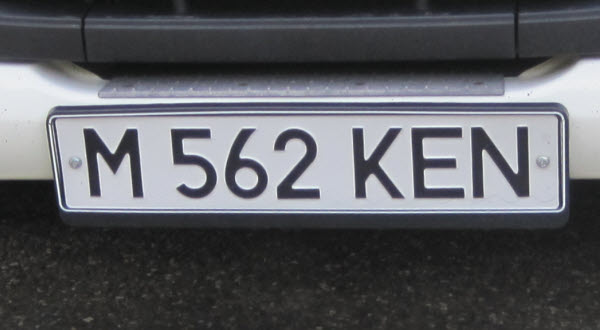
%> input picture vehicle-number-plate-detection-Final/image6.jpg, 600 x 330 px
$ octave Plate_detection.m   (GNU Octave 9; MATLAB toolbox functions it lacks are replaced by stand-ins)
%> lines starting %> are read from the running program, lines starting %| are printed output that depends on the picture; in (x1, y1, x2, y2) boxes, pixels count from 0 and x2, y2 are one past the last pixel; in counts of white or black regions, pixels touching at a corner belong together; the program's own positions count from 1
### vehicle-number-plate-detection-Final/Letter_detection.m
function letter=Letter_detection(snap)

load NewTemplates.mat NewTemplates
snap=imresize(snap,[42 24]);
rec=[ ];

for n=1:length(NewTemplates)
    cor=corr2(NewTemplates{1,n},snap);
    rec=[rec cor];
end

ind=find(rec==max(rec));
display(ind);

% Alphabets listings.
if ind==1 || ind==2
    letter='A';
elseif ind==3 || ind==4
    letter='B';
elseif ind==5
    letter='C';
elseif ind==6 || ind==7
    letter='D';
elseif ind==8
    letter='E';
elseif ind==9
    letter='F';
elseif ind==10
    letter='G';
elseif ind==11
    letter='H';
elseif ind==12
    letter='I';
elseif ind==13
    letter='J';
elseif ind==14
    letter='K';
elseif ind==15
    letter='L';
elseif ind==16
    letter='M';
elseif ind==17
    letter='N';
elseif ind==18 || ind==19
    letter='O';
elseif ind==20 || ind==21
    letter='P';
elseif ind==22 || ind==23
    letter='Q';
elseif ind==24 || ind==25
    letter='R';
elseif ind==26
    letter='S';
elseif ind==27
    letter='T';
elseif ind==28
    letter='U';
elseif ind==29
    letter='V';
elseif ind==30
    letter='W';
elseif ind==31
    letter='X';
elseif ind==32
    letter='Y';
elseif ind==33
    letter='Z';
    %*-*-*-*-*
% Numerals listings.
elseif ind==34
    letter='1';
elseif ind==35
    letter='2';
elseif ind==36
    letter='3';
elseif ind==37 || ind==38
    letter='4';
elseif ind==39
    letter='5';
elseif ind==40 || ind==41 || ind==42
    letter='6';
elseif ind==43
    letter='7';
elseif ind==44 || ind==45
    letter='8';
elseif ind==46 || ind==47 || ind==48
    letter='9';
else
    letter='0';
end
end

### vehicle-number-plate-detection-Final/Plate_detection.m

im1 = imread('image6.jpg');
%> im1 is the input picture: size 330x600x3 uint8; mean R, G, B 90.7, 91.9, 96.4
imgray = rgb2gray(im1);
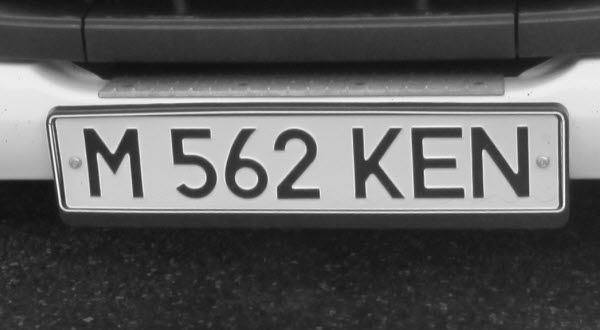
%> imgray: size 330x600 uint8; min 14, max 254, mean 92.1
imbin = im2bw(imgray);
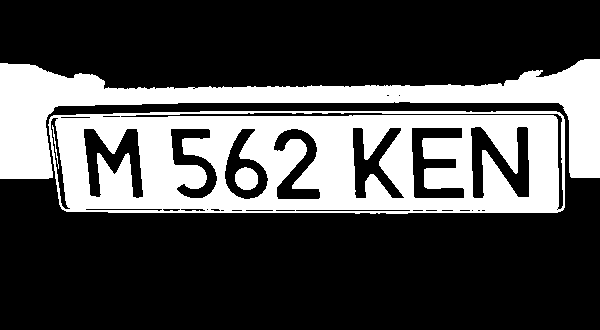
%> imbin: size 330x600 logical; 29.2% white; 4 white regions, box (x1, y1, x2, y2) and area: (48, 111, 565, 214) 37758, (0, 59, 600, 179) 19598, (235, 167, 258, 190) 421, (52, 125, 59, 169) 57
im = edge(imgray, 'prewitt');
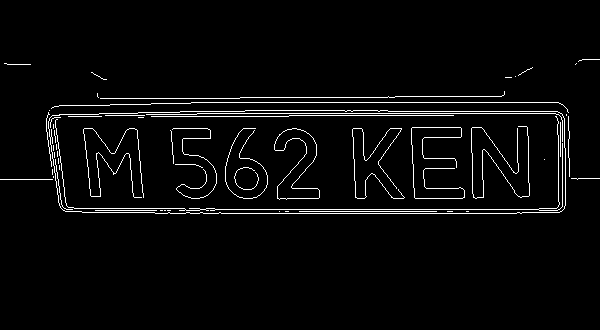
%> im: size 330x600 logical; 3.3% white in thin lines or dots, all inside (x1, y1, x2, y2) = (0, 59, 600, 214)

%Below steps are to find location of number plate
Iprops1=regionprops(im,'BoundingBox','Area', 'Image');
%> Iprops1 = 56 regions; largest, box (x1, y1, x2, y2) and Area: (48, 110, 566, 214) 1216, (55, 116, 563, 211) 783, (51, 102, 569, 113) 520, (146, 113, 563, 142) 440, (100, 91, 505, 99) 408
area1 = Iprops1.Area;
%> area1 = 53
count1 = numel(Iprops1);
%> count1 = 56
maxa= area1;
%> maxa = 53
boundingBox1 = Iprops1.BoundingBox;
%> boundingBox1 = [0.5 179.5 53 1]
for i=1:count1
   if maxa<Iprops1(i).Area
       maxa=Iprops1(i).Area;
       boundingBox1=Iprops1(i).BoundingBox;
   end
end
%> this loop made 56 passes
%> (maxa, boundingBox1) on passes 3 to 4: (56, [46.5 112.5 6 55]), (1216, [48.5 110.5 518 104])

im = imcrop(imbin, boundingBox1);%crop the number plate area
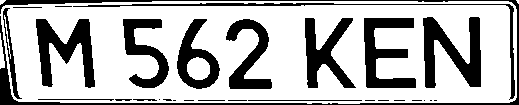
%> im: size 105x519 logical; 70.4% white; 29 black regions (13 under 20 px), largest, box (x1, y1, x2, y2) and area: (0, 0, 519, 105) 2637, (423, 17, 481, 88) 2115, (36, 19, 95, 88) 1981
im = bwareaopen(~im, 500); %remove some object if it width is too long or too small than 500
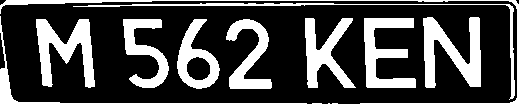
%> im: size 105x519 logical; 28.1% white; 9 white regions

 [h, w] = size(im);%get width
%> h = 105; w = 519

imshow(im);

Iprops=regionprops(im,'BoundingBox','Area', 'Image'); %read letter
%> Iprops = 9 regions; largest, box (x1, y1, x2, y2) and Area: (0, 0, 519, 105) 2637, (423, 17, 481, 88) 2115, (36, 19, 95, 88) 1981, (364, 18, 416, 88) 1800, (305, 18, 356, 88) 1626
count = numel(Iprops);
%> count = 9
noPlate=[]; % Initializing the variable of number plate string.

for i=1:count
   ow = length(Iprops(i).Image(1,:));
   oh = length(Iprops(i).Image(:,1));
   if ow<(h/2) && oh>(h/3)
       letter=Letter_detection(Iprops(i).Image); % Reading the letter corresponding the binary image 'N'.
       noPlate=[noPlate letter]; % Appending every subsequent character in noPlate variable.
   end
end
%> this loop made 9 passes
%> (ow, oh, ind in Letter_detection, letter, noPlate) on passes 4 to 8: (46, 69, 26, 'S', 'S'), (43, 70, 40, '6', 'S6'), (46, 70, 35, '2', 'S62'), (51, 70, 14, 'K', 'S62K'), (52, 70, 8, 'E', 'S62KE')
%> (ow, oh) on passes 1, 2, 3, 9: (519, 105), (59, 69), (442, 97), (58, 71)
%| ind = 26
%| ind = 40
%| ind = 35
%| ind = 14
%| ind = 8
